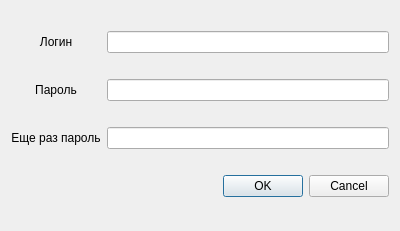
<?xml version="1.0" encoding="UTF-8"?>
<ui version="4.0">
 <class>RegDialog</class>
 <widget class="QDialog" name="RegDialog">
  <property name="geometry">
   <rect>
    <x>0</x>
    <y>0</y>
    <width>400</width>
    <height>231</height>
   </rect>
  </property>
  <property name="windowTitle">
   <string>Регистрация</string>
  </property>
  <layout class="QGridLayout" name="gridLayout">
   <item row="0" column="0">
    <widget class="QLabel" name="label">
     <property name="text">
      <string>&lt;html&gt;&lt;head/&gt;&lt;body&gt;&lt;p align=&quot;center&quot;&gt;Логин&lt;/p&gt;&lt;/body&gt;&lt;/html&gt;</string>
     </property>
    </widget>
   </item>
   <item row="0" column="1">
    <widget class="QLineEdit" name="LoginEdit"/>
   </item>
   <item row="1" column="0">
    <widget class="QLabel" name="label_2">
     <property name="text">
      <string>&lt;html&gt;&lt;head/&gt;&lt;body&gt;&lt;p align=&quot;center&quot;&gt;Пароль&lt;/p&gt;&lt;/body&gt;&lt;/html&gt;</string>
     </property>
    </widget>
   </item>
   <item row="1" column="1">
    <widget class="QLineEdit" name="PasswordFirst">
     <property name="echoMode">
      <enum>QLineEdit::Password</enum>
     </property>
    </widget>
   </item>
   <item row="2" column="0">
    <widget class="QLabel" name="label_3">
     <property name="text">
      <string>&lt;html&gt;&lt;head/&gt;&lt;body&gt;&lt;p align=&quot;center&quot;&gt;Еще раз пароль&lt;/p&gt;&lt;/body&gt;&lt;/html&gt;</string>
     </property>
    </widget>
   </item>
   <item row="2" column="1">
    <widget class="QLineEdit" name="PasswordSecond">
     <property name="echoMode">
      <enum>QLineEdit::Password</enum>
     </property>
    </widget>
   </item>
   <item row="3" column="0" colspan="2">
    <widget class="QDialogButtonBox" name="buttonBox">
     <property name="orientation">
      <enum>Qt::Horizontal</enum>
     </property>
     <property name="standardButtons">
      <set>QDialogButtonBox::Cancel|QDialogButtonBox::Ok</set>
     </property>
    </widget>
   </item>
  </layout>
 </widget>
 <resources/>
 <connections>
  <connection>
   <sender>buttonBox</sender>
   <signal>accepted()</signal>
   <receiver>RegDialog</receiver>
   <slot>accept()</slot>
   <hints>
    <hint type="sourcelabel">
     <x>248</x>
     <y>254</y>
    </hint>
    <hint type="destinationlabel">
     <x>157</x>
     <y>274</y>
    </hint>
   </hints>
  </connection>
  <connection>
   <sender>buttonBox</sender>
   <signal>rejected()</signal>
   <receiver>RegDialog</receiver>
   <slot>reject()</slot>
   <hints>
    <hint type="sourcelabel">
     <x>316</x>
     <y>260</y>
    </hint>
    <hint type="destinationlabel">
     <x>286</x>
     <y>274</y>
    </hint>
   </hints>
  </connection>
 </connections>
</ui>
